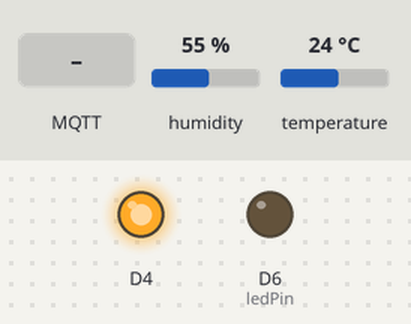
Bench run of a sketch on a simulated ESP8266 (NodeMCU). On the bench: output pins drawn as LEDs (lit = HIGH, except the on-board LED, lit = LOW). The test bench sets the inputs (shaded band); at power-on: humidity 55 %, temperature 24 °C. WiFi joins after 1.5 s; servers stay silent unless stated; random numbers use the default seed unless the sketch sets one; no MQTT or app messages arrive unless stated; what the sketch prints to the serial monitor is not drawn.

Above: at 2.7 s.
2.8 s: MQTT message "on" arrives on the first subscribed topic
At 3.1 s:
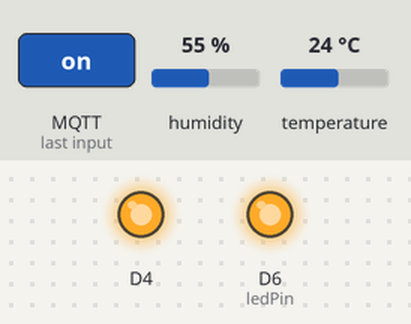
4.3 s: MQTT message "off" arrives on the first subscribed topic
At 5.5 s:
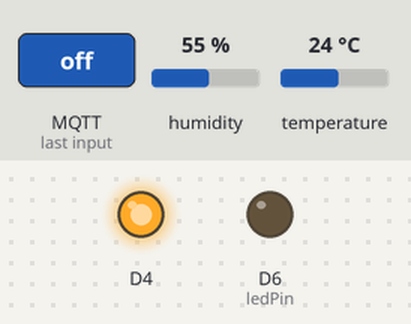
Timing chart, 0 to 7.3 s (numbered marks = the images above; inputs shaded):
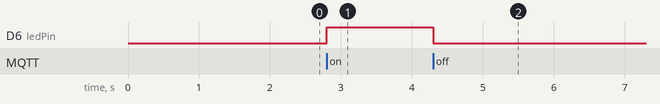

Measured:
- after the input at 2.8 s, D6 (ledPin): LOW → HIGH at once
- after the input at 4.3 s, D6 (ledPin): HIGH → LOW at once

The sketch:

iot_w8_WS6.ino
```cpp
#include <ESP8266WiFi.h>
#include <PubSubClient.h>
#include <DHT.h>
#include <ArduinoJson.h>

const char* ssid = "iPhone ของ Bank";
const char* password = "11111111";
const char* mqtt_server = "172.20.10.4";

const int ledPin = D6;

WiFiClient espClient;
PubSubClient client(espClient);

float Temp;
float Hum;
bool isLedOn = false;

DHT dht(D4, DHT11);

unsigned long lastLoopTime = 0;
const unsigned long loopInterval = 5000;

void setup_wifi() {
  delay(10);
  Serial.println();
  Serial.print("Connecting to ");
  Serial.println(ssid);

  WiFi.mode(WIFI_STA);
  WiFi.begin(ssid, password);

  while (WiFi.status() != WL_CONNECTED) {
    delay(500);
    Serial.print(".");
  }

  randomSeed(micros());

  Serial.println("");
  Serial.println("WiFi connected");
  Serial.println("IP address: ");
  Serial.println(WiFi.localIP());
}

void reconnect() {
  while (!client.connected()) {
    Serial.print("Attempting MQTT connection...");
    String clientId = "ESP8266Client-";
    clientId += String(random(0xffff), HEX);
    if (client.connect(clientId.c_str())) {
      Serial.println("connected");
      // Subscribe to the LED control topic
      client.subscribe("led");
    } else {
      Serial.print("failed, rc=");
      Serial.print(client.state());
      Serial.println(" try again in 5 seconds");
      delay(5000);
    }
  }
}

void setup() {
  pinMode(BUILTIN_LED, OUTPUT);
  pinMode(ledPin, OUTPUT);
  Serial.begin(115200);
  setup_wifi();
  client.setServer(mqtt_server, 1883);
  client.setCallback(callback);
}

void loop() {
  if (!client.connected()) {
    reconnect();
  }
  client.loop();

  unsigned long currentMillis = millis();
  if (currentMillis - lastLoopTime >= loopInterval) {
    Temp = dht.readTemperature();
    Hum = dht.readHumidity();

    IPAddress localIP = WiFi.localIP();

    StaticJsonDocument<200> doc;
    doc["temperature"] = Temp;
    doc["humidity"] = Hum;
    doc["ip"] = localIP.toString();

    String jsonStr;
    serializeJson(doc, jsonStr);

    client.publish("dht11", jsonStr.c_str());
    delay(5000);

    lastLoopTime = currentMillis;
  }
}

void callback(char* topic, byte* payload, unsigned int length) {
  String message = "";
  for (int i = 0; i < length; i++) {
    message += (char)payload[i];
  }

  if (String(topic) == "led") {
    if (message == "on") {
      digitalWrite(ledPin, HIGH);
      isLedOn = true;
    } else if (message == "off") {
      digitalWrite(ledPin, LOW);
      isLedOn = false;
    }
    // Send LED status to "led/status" topic
    client.publish("led/status", isLedOn ? "on" : "off");
  }
}
```
